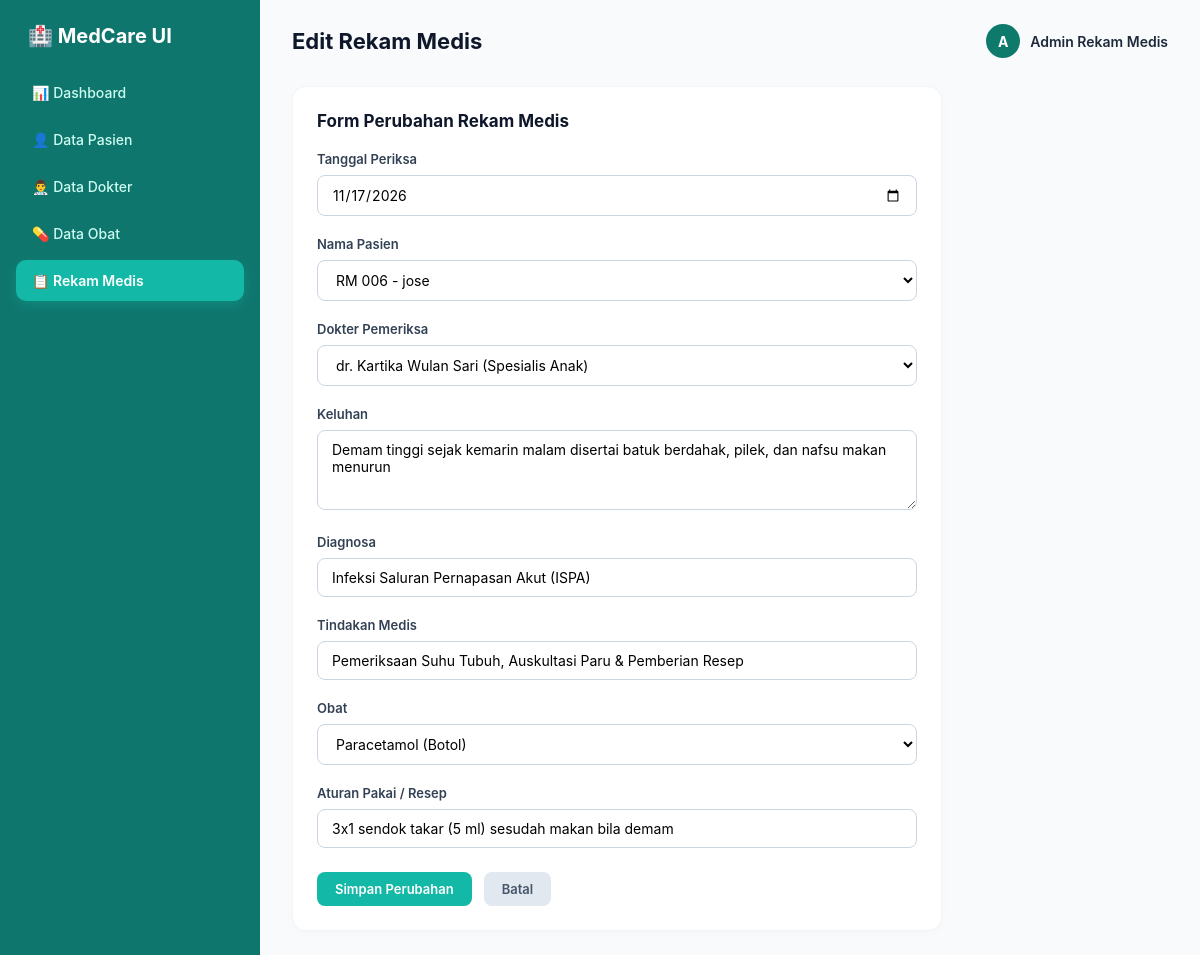
/edit_rekam_medis.php?id=9, run on the app's committed database.
### tables this page shows
CREATE TABLE `rekam_medis` (
  `id_rekam` int(11) NOT NULL,
  `id_pasien` int(11) NOT NULL,
  `id_dokter` int(11) NOT NULL,
  `id_obat` int(11) NOT NULL,
  `tanggal_periksa` date NOT NULL,
  `keluhan` text NOT NULL,
  `diagnosa` text NOT NULL,
  `tindakan` text NOT NULL,
  `resep` varchar(100) NOT NULL
);

### edit_rekam_medis.php (the view, shortened to what this page needs)
<?php
include 'koneksi.php';
$id = $_GET['id'];
$query = mysqli_query($koneksi, "SELECT * FROM rekam_medis WHERE id_rekam='$id'");
$data = mysqli_fetch_array($query);
?>
<!DOCTYPE html>
<html lang="id">
<head>
    <link rel="stylesheet" href="style.css?v=5">
</head>
<body>
    <div class="sidebar">
        <div class="brand">🏥 MedCare UI</div>
        <ul class="sidebar-menu">
            <li><a href="index.php">📊 Dashboard</a></li>
            <li><a href="pasien.php">👤 Data Pasien</a></li>
            <li><a href="dokter.php">👨‍⚕️ Data Dokter</a></li>
            <li><a href="obat.php">💊 Data Obat</a></li>
            <li><a href="rekam_medis.php" class="active">📋 Rekam Medis</a></li>
        </ul>
    </div>
    <div class="main-content">
        <div class="top-nav">
            <h1>Edit Rekam Medis</h1>
            <div class="user-profile">
                <div class="user-avatar">A</div>
                <span style="font-size: 14px; font-weight: 600;">Admin Rekam Medis</span>
            </div>
        </div>
        <div class="form-card">
            <div class="table-header">
                <h2>Form Perubahan Rekam Medis</h2>
            </div>
            <form method="POST" action="">
                <div class="form-group">
                    <label>Tanggal Periksa</label>
                    <input type="date" name="tanggal_periksa" class="form-control" value="<?php echo $data['tanggal_periksa']; ?>" required>
                </div>
                <div class="form-group">
                    <label>Nama Pasien</label>
                    <select name="id_pasien" class="form-control" required>
                        <?php
                        $pasien = mysqli_query($koneksi, "SELECT * FROM pasien");
                        while ($p = mysqli_fetch_array($pasien)) {
                            $selected = ($p['id_pasien'] == $data['id_pasien']) ? "selected" : "";
                            echo "<option value='{$p['id_pasien']}' $selected>{$p['no_rm']} - {$p['nama_pasien']}</option>";
                        }
                        ?>
                    </select>
                </div>
                <div class="form-group">
                    <label>Dokter Pemeriksa</label>
                    <select name="id_dokter" class="form-control" required>
                        <?php
                        $dokter = mysqli_query($koneksi, "SELECT * FROM dokter");
                        while ($dok = mysqli_fetch_array($dokter)) {
                            $selected = ($dok['id_dokter'] == $data['id_dokter']) ? "selected" : "";
                            echo "<option value='{$dok['id_dokter']}' $selected>{$dok['nama_dokter']} ({$dok['spesialisasi']})</option>";
                        }
                        ?>
                    </select>
                </div>
                <div class="form-group">
                    <label>Keluhan</label>
                    <textarea name="keluhan" class="form-control" required><?php echo $data['keluhan']; ?></textarea>
                </div>
                <div class="form-group">
                    <label>Diagnosa</label>
                    <input type="text" name="diagnosa" class="form-control" value="<?php echo $data['diagnosa']; ?>" required>
                </div>
                <div class="form-group">
                    <label>Tindakan Medis</label>
                    <input type="text" name="tindakan" class="form-control" value="<?php echo $data['tindakan']; ?>" required>
                </div>
                <div class="form-group">
                    <label>Obat</label>
                    <select name="id_obat" class="form-control" required>
                        <?php
                        $obat = mysqli_query($koneksi, "SELECT * FROM obat");
                        while ($o = mysqli_fetch_array($obat)) {
                            $selected = ($o['id_obat'] == $data['id_obat']) ? "selected" : "";
                            echo "<option value='{$o['id_obat']}' $selected>{$o['nama_obat']} ({$o['satuan']})</option>";
                        }
                        ?>
                    </select>
                </div>
                <div class="form-group">
                    <label>Aturan Pakai / Resep</label>
                    <input type="text" name="resep" class="form-control" value="<?php echo $data['resep']; ?>" required>
                </div>
                <div class="btn-group">
                    <button type="submit" name="update" class="btn-primary">Simpan Perubahan</button>
                    <a href="rekam_medis.php" class="btn-secondary">Batal</a>
                </div>
            </form>
        </div>
    </div>
</body>
</html>

### style.css (style rules this page uses)
* { margin: 0; padding: 0; box-sizing: border-box; font-family: 'Inter', -apple-system, BlinkMacSystemFont, 'Segoe UI', Roboto, sans-serif; }
body { background-color: #f8fafc; color: #1e293b; display: flex; min-height: 100vh; }
.sidebar { width: 260px; background: #0f766e; color: #ffffff; padding: 24px 16px; display: flex; flex-direction: column; }
.sidebar .brand { font-size: 20px; font-weight: 700; color: #ffffff; margin-bottom: 24px; display: flex; align-items: center; gap: 10px; padding: 0 12px; }
.sidebar-menu { list-style: none; }
.sidebar-menu li { margin-bottom: 6px; }
.sidebar-menu a { display: flex; align-items: center; gap: 12px; padding: 12px 16px; color: #ccfbf1; text-decoration: none; font-weight: 500; font-size: 14px; border-radius: 10px; transition: all 0.2s ease; }
.sidebar-menu a.active { background: #14b8a6; color: #ffffff; font-weight: 600; box-shadow: 0 4px 12px rgba(20, 184, 166, 0.3); }
.main-content { flex: 1; padding: 24px 32px; overflow-y: auto; }
.top-nav { display: flex; justify-content: space-between; align-items: center; margin-bottom: 28px; }
.top-nav h1 { font-size: 22px; font-weight: 700; color: #0f172a; }
.user-profile { display: flex; align-items: center; gap: 10px; }
.user-avatar { width: 34px; height: 34px; border-radius: 50%; background: #0d7a6c; color: #ffffff; display: flex; align-items: center; justify-content: center; font-weight: 700; font-size: 14px; }
.table-container, .form-card { background: #ffffff; border-radius: 14px; padding: 24px; border: 1px solid #f1f5f9; box-shadow: 0px 2px 8px rgba(0, 0, 0, 0.02); }
.form-card { max-width: 650px; }
.table-header { display: flex; justify-content: space-between; align-items: center; margin-bottom: 20px; }
.table-header h2 { font-size: 17px; color: #0f172a; font-weight: 700; }
.btn-primary { background: #14b8a6; color: #ffffff; padding: 9px 18px; border-radius: 8px; text-decoration: none; font-weight: 600; font-size: 13px; transition: 0.2s; border: none; cursor: pointer; }
.btn-secondary { background: #e2e8f0; color: #475569; padding: 9px 18px; border-radius: 8px; text-decoration: none; font-weight: 600; font-size: 13px; transition: 0.2s; }
.form-group { margin-bottom: 20px; }
.form-group label { display: block; font-size: 13px; font-weight: 600; color: #334155; margin-bottom: 8px; }
.form-control { width: 100%; padding: 10px 14px; border: 1px solid #cbd5e1; border-radius: 8px; font-size: 14px; outline: none; transition: all 0.2s; background-color: #ffffff; }
textarea.form-control { resize: vertical; min-height: 80px; }
.btn-group { display: flex; gap: 12px; margin-top: 24px; }

### data on the page
rekam_medis: tanggal_periksa "11/17/2026", keluhan "Demam tinggi sejak kemarin malam disertai batuk berdahak, pilek, dan nafsu makan menurun", diagnosa "Infeksi Saluran Pernapasan Akut (ISPA)", tindakan "Pemeriksaan Suhu Tubuh, Auskultasi Paru & Pemberian Resep", resep "3x1 sendok takar (5 ml) sesudah makan bila demam"

### other printed values
form field id_pasien "RM 006 - jose"
form field id_dokter "dr. Kartika Wulan Sari (Spesialis Anak)"
form field id_obat "Paracetamol (Botol)"
